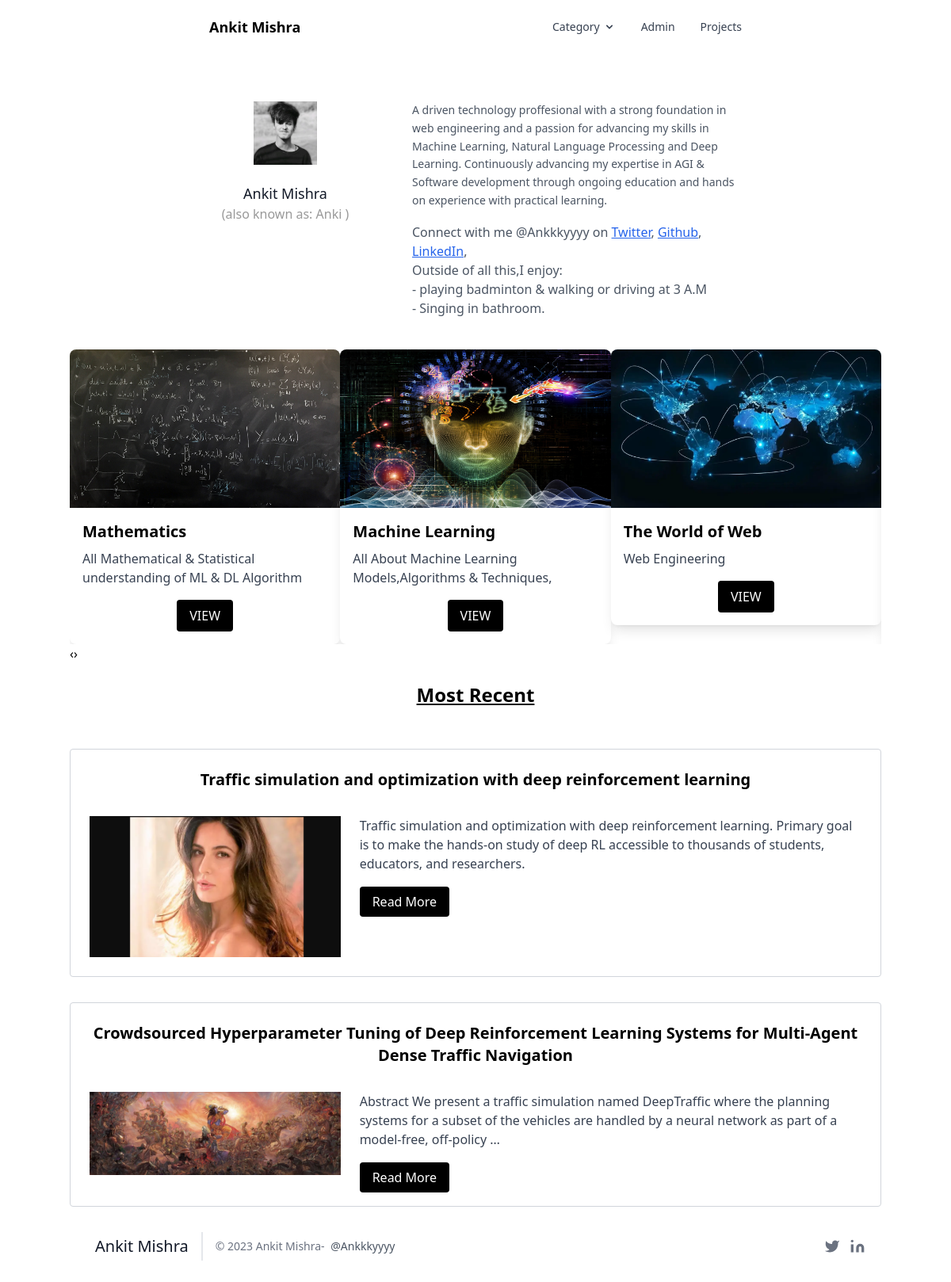
/, run on an earlier commit of the app's database.
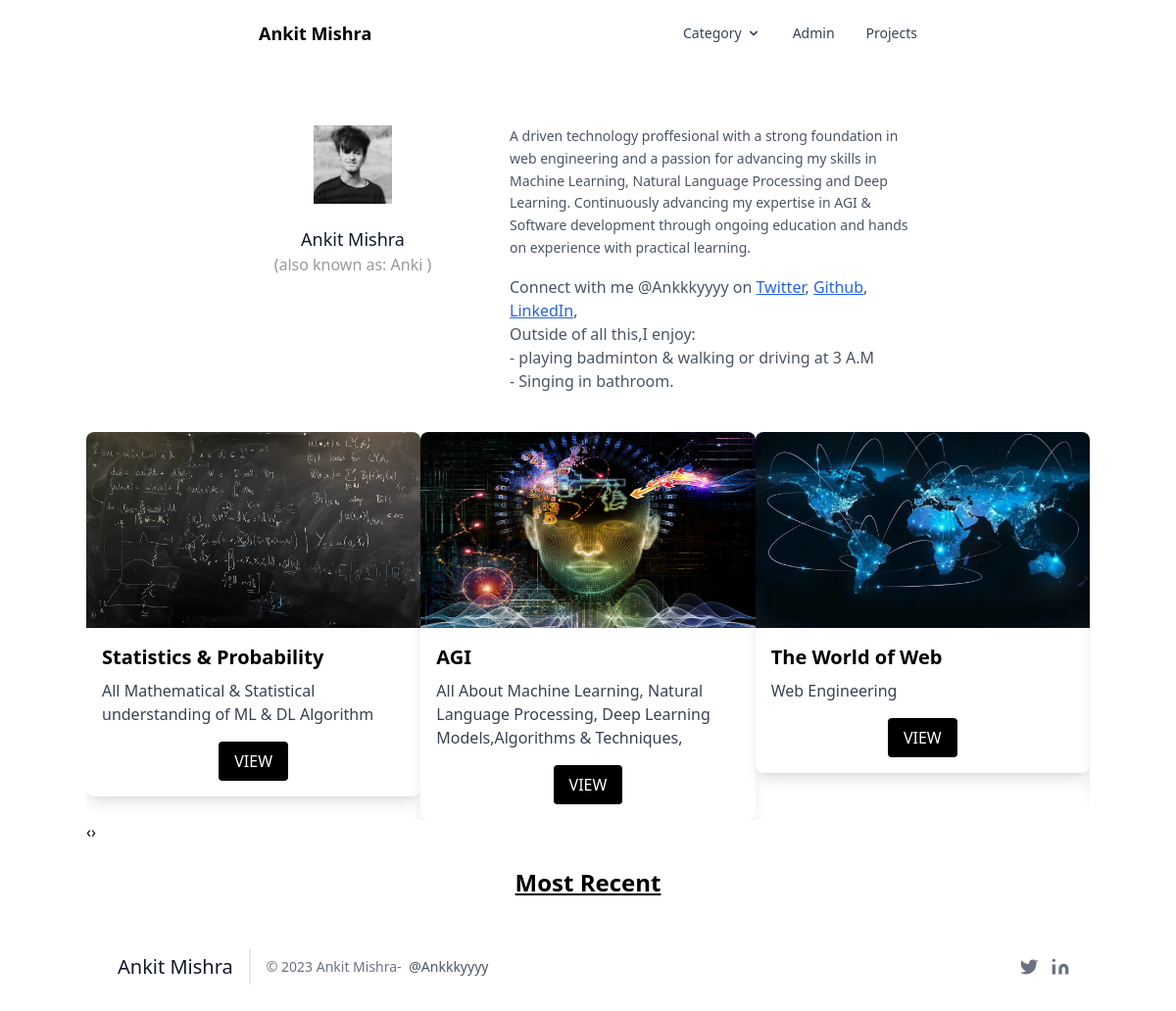
And on a later commit of the database.
### blog/models.py (models this page shows, shortened)
class Category(models.Model):
    cat_id = models.AutoField(primary_key=True)
    title = models.CharField(max_length=100)
    description = models.TextField()
    url = models.CharField(max_length=100)
    image = models.ImageField(upload_to='category/')
    add_date = models.DateTimeField(auto_now_add=True,null=True)

class Post(models.Model):
    post_id = models.AutoField(primary_key=True)
    title=models.CharField(max_length=200)
    content = HTMLField()
    url = models.CharField(max_length=100)
    cat = models.ForeignKey(Category,on_delete=models.CASCADE)
    image= models.ImageField(upload_to='post/')
    def __str__(self):
        return self.title

### blog/views.py (the view)
# urls.py: path('',home),
def home(request):
    posts=Post.objects.all()[:5]
    print(posts)
    cats = Category.objects.all()
    data = {
        "posts":posts,
        "cats":cats
    }
    return render(request,'home.html',data)

### template/home.html (shortened to what this page needs)
{%extends 'base.html' %}
{%block content%}
<section class="text-gray-600 body-font  ">
    <div class="container px-2 py-2 mx-auto flex flex-col">
      <div class="lg:w-4/6 mx-auto">
        <div class="flex flex-col sm:flex-row mt-10">
          <div class="sm:w-1/3 text-center sm:pr-8 sm:py-8">
            <div class="w-20 h-20 rounded-full inline-flex items-center justify-center ">
              <img   width="150"   src="/media/ldn.jpg">
            </div>
            <div class="flex flex-col items-center text-center justify-center">
              <h2 class="font-medium title-font mt-4 text-gray-900 text-lg">Ankit Mishra </h2> <span style="color:#999">(also known as: Anki )</span>
            </div>
          </div>
          <div class="sm:w-2/3 sm:pl-8 sm:py-8   mt-4 pt-2 sm:mt-0 text-center sm:text-left">
            <p class="leading-relaxed text-sm mb-4">
              A driven technology proffesional with a strong foundation in web engineering and a passion for advancing my skills in Machine Learning, Natural Language Processing and Deep Learning.
              Continuously advancing my expertise in AGI & Software development through ongoing education and hands on experience with practical learning.
              <br>
              <p>Connect with me @Ankkkyyyy on
             <a href="https://twitter.com/Ankkkyyyy" class='underline text-blue-600'  target="_blank" >Twitter</a>,
             <a href="https://github.com/Ankkkyyyy" class='underline text-blue-600'  target="_blank" >Github</a>,
             <a href="https://www.linkedin.com/in/Ankkkyyyy/" class='underline text-blue-600'  target="_blank" >LinkedIn</a>,
             </p>
             <p>
             Outside of all this,I enjoy: <br>
             - playing badminton & walking or driving at 3 A.M <br>
             - Singing in bathroom.
            </p>
          </div>
        </div>
      </div>
    </div>
  </section>
  <div class="container mx-auto">
    <div class="owl-carousel">
      {% for cat in cats %}
      <div class="card mx-auto bg-white rounded-lg shadow-lg overflow-hidden max-w-sm">
        <div class="img-container">
          <img src="/media/{{cat.image}}" style="height: 200px;" class="w-full h-auto" alt="">
        </div>
        <div class="card-content p-4">
          <h5 class="text-xl font-semibold">{{cat.title}}</h5>
          <p class="mt-2 text-gray-700">{{cat.description}}</p>
          <div class="flex justify-center mt-4">
            <a href="/category/{{cat.url}}" class="btn bg-black text-white py-2 px-4 rounded">VIEW</a>
          </div>
        </div>
      </div>
      {% endfor %}
    </div>
  </div>
<div class="container mx-auto">
  <div class="grid grid-cols-1 gap-8">
    <h3 class="text-center text-2xl font-bold mb-5 underline">Most Recent</h3>
    {% for p in posts %}
    <div class="border border-gray-300 rounded p-6">
      <h5 class="text-center mb-4 text-xl font-bold">{{ p.title|truncatewords:60|safe }}</h5>
      <div class="flex flex-col md:flex-row md:items-start">
        <div class="w-full md:w-1/3">
          <img src="/media/{{ p.image }}" class="w-full h-auto mt-4" alt="">
        </div>
        <div class="w-full md:w-2/3 ml-0 md:ml-6 mt-4">
          <p class="text-gray-700">{{ p.content|truncatewords:30|safe }}</p>
          <div class="mt-6">
            <a href="/blog/{{ p.url }}" class="btn bg-black text-white px-4 py-2 rounded">Read More</a>
          </div>
        </div>
      </div>
    </div>
    {% endfor %}
  </div>
</div>
{%endblock%}

### template/base.html (shortened to what this page needs)
<!DOCTYPE html>
<html lang="en">
<head>
    <script src="https://cdn.tailwindcss.com"></script>
    {% load static %}
    <link rel="stylesheet" href="https://cdnjs.cloudflare.com/ajax/libs/OwlCarousel2/2.3.4/assets/owl.carousel.min.css">
<link rel="stylesheet" href="https://cdnjs.cloudflare.com/ajax/libs/OwlCarousel2/2.3.4/assets/owl.theme.default.min.css">
    <link rel="stylesheet" href="{% static 'css/owl.carousel.min.css'%} ">
<link rel="stylesheet" href="{% static 'css/owl.theme.default.min.css'%}">
</head>
<body>
{% include 'header.html' %}
    {%block content%}
    {%endblock%}
    {% include 'footer.html' %}
</body>
</html>

### template/header.html (shortened to what this page needs)
<div class="max-w-2xl bg-gray mx-auto mt-5 y">
  <div class="container mx-auto flex flex-wrap items-center justify-between">
    <a href="/" class="flex">
      <span class="self-center text-lg font-semibold whitespace-nowrap">Ankit Mishra</span>
    </a>
    <div class="hidden md:block w-full md:w-auto" id="mobile-menu">
      <ul class="flex-col md:flex-row flex md:space-x-8 mt-4 md:mt-0 md:text-sm md:font-medium">
        <li>
          <button id="dropdownNavbarLink" data-dropdown-toggle="dropdownNavbar" class="text-gray-700 hover:bg-gray-50 border-b border-gray-100 md:hover:bg-transparent md:border-0 pl-3 pr-4 py-2 md:hover:text-gray-700 md:p-0 font-medium flex items-center justify-between w-full md:w-auto">
            Category
            <svg class="w-4 h-4 ml-1" fill="currentColor" viewBox="0 0 20 20" xmlns="http://www.w3.org/2000/svg">
              <path fill-rule="evenodd" d="M5.293 7.293a1 1 0 011.414 0L10 10.586l3.293-3.293a1 1 0 111.414 1.414l-4 4a1 1 0 01-1.414 0l-4-4a1 1 0 010-1.414z" clip-rule="evenodd"></path>
            </svg>
          </button>
        </li>
        <li>
          <a href="/admin" class="text-gray-700 hover:bg-gray-50 border-b border-gray-100 md:hover:bg-transparent md:border-0 block pl-3 pr-4 py-2 md:hover:text-gray-700 md:p-0">Admin </a>
        </li>
        <li>
          <a href="#" class="text-gray-700 hover:bg-gray-50 border-b border-gray-100 md:hover:bg-transparent md:border-0 block pl-3 pr-4 py-2 md:hover:text-gray-700 md:p-0">Projects</a>
        </li>
      </ul>
    </div>
  </div>
</div>

### template/footer.html
<footer class="text-gray-600 body-font">
  <div class="container px-5 py-8 mx-auto flex items-center sm:flex-row flex-col">
    <a class="flex title-font font-medium items-center md:justify-start justify-center text-gray-900">
      <span class="ml-3 text-xl">Ankit Mishra</span>
    </a>
    <p class="text-sm text-gray-500 sm:ml-4 sm:pl-4 sm:border-l-2 sm:border-gray-200 sm:py-2 sm:mt-0 mt-4">© 2023 Ankit Mishra-
      <a href="https://twitter.com/knyttneve" class="text-gray-600 ml-1" rel="noopener noreferrer" target="_blank">@Ankkkyyyy</a>
    </p>
    <span class="inline-flex sm:ml-auto sm:mt-0 mt-4 justify-center sm:justify-start">
      <a class="ml-3 text-gray-500" href="https://twitter.com/ankkkyyyy" target="_blank">
        <svg fill="currentColor" stroke-linecap="round" stroke-linejoin="round" stroke-width="2" class="w-5 h-5" viewBox="0 0 24 24">
          <path d="M23 3a10.9 10.9 0 01-3.14 1.53 4.48 4.48 0 00-7.86 3v1A10.66 10.66 0 013 4s-4 9 5 13a11.64 11.64 0 01-7 2c9 5 20 0 20-11.5a4.5 4.5 0 00-.08-.83A7.72 7.72 0 0023 3z"></path>
        </svg>
      </a>
      <a class="ml-3 text-gray-500"  href="https://www.linkedin.com/in/ankkkyyyy" target="_blank">
        <svg fill="currentColor" stroke="currentColor" stroke-linecap="round" stroke-linejoin="round" stroke-width="0" class="w-5 h-5" viewBox="0 0 24 24">
          <path stroke="none" d="M16 8a6 6 0 016 6v7h-4v-7a2 2 0 00-2-2 2 2 0 00-2 2v7h-4v-7a6 6 0 016-6zM2 9h4v12H2z"></path>
          <circle cx="4" cy="4" r="2" stroke="none"></circle>
        </svg>
      </a>
    </span>
  </div>
</footer>

What changed in the data, as far as the page shows it:
removed Post: title "Traffic simulation and optimization with deep reinforcement learning", image (picture), content "Traffic simulation and optimization with deep reinforcement learning. Primary goal is to make the hands-on study of deep RL accessible to thousands of students, educators, and researchers."
removed Post: title "Crowdsourced Hyperparameter Tuning of Deep Reinforcement Learning Systems for Multi-Agent Dense Traffic Navigation", image (picture), content "Abstract We present a traffic simulation named DeepTraffic where the planning systems for a subset of the vehicles are handled by a neural network as part of a model-free, off-policy …"
changed Category "All Mathematical & Statistical understanding of ML & DL Algorithm": title "Mathematics" → "Statistics & Probability"
changed Category: title "Machine Learning" → "AGI"; description "All About Machine Learning Models,Algorithms & Techniques," → "All About Machine Learning, Natural Language Processing, Deep Learning Models,Algorithms & Techniques,"
